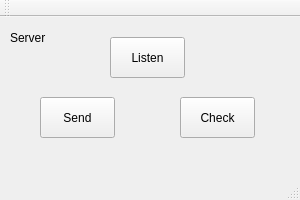
<?xml version="1.0" encoding="UTF-8"?>
<ui version="4.0">
 <class>MainWindow</class>
 <widget class="QMainWindow" name="MainWindow">
  <property name="geometry">
   <rect>
    <x>0</x>
    <y>0</y>
    <width>300</width>
    <height>200</height>
   </rect>
  </property>
  <property name="windowTitle">
   <string>MainWindow</string>
  </property>
  <widget class="QWidget" name="centralWidget">
   <widget class="QPushButton" name="u_listenButton">
    <property name="geometry">
     <rect>
      <x>110</x>
      <y>20</y>
      <width>75</width>
      <height>41</height>
     </rect>
    </property>
    <property name="text">
     <string>Listen</string>
    </property>
   </widget>
   <widget class="QPushButton" name="u_sendButton">
    <property name="geometry">
     <rect>
      <x>40</x>
      <y>80</y>
      <width>75</width>
      <height>41</height>
     </rect>
    </property>
    <property name="text">
     <string>Send</string>
    </property>
   </widget>
   <widget class="QLabel" name="u_nameLabel">
    <property name="geometry">
     <rect>
      <x>10</x>
      <y>10</y>
      <width>54</width>
      <height>21</height>
     </rect>
    </property>
    <property name="text">
     <string>Server</string>
    </property>
   </widget>
   <widget class="QPushButton" name="u_checkButton">
    <property name="geometry">
     <rect>
      <x>180</x>
      <y>80</y>
      <width>75</width>
      <height>41</height>
     </rect>
    </property>
    <property name="text">
     <string>Check</string>
    </property>
   </widget>
  </widget>
  <widget class="QMenuBar" name="menuBar">
   <property name="geometry">
    <rect>
     <x>0</x>
     <y>0</y>
     <width>300</width>
     <height>23</height>
    </rect>
   </property>
  </widget>
  <widget class="QToolBar" name="mainToolBar">
   <attribute name="toolBarArea">
    <enum>TopToolBarArea</enum>
   </attribute>
   <attribute name="toolBarBreak">
    <bool>false</bool>
   </attribute>
  </widget>
  <widget class="QStatusBar" name="statusBar"/>
 </widget>
 <layoutdefault spacing="6" margin="11"/>
 <resources/>
 <connections/>
</ui>
